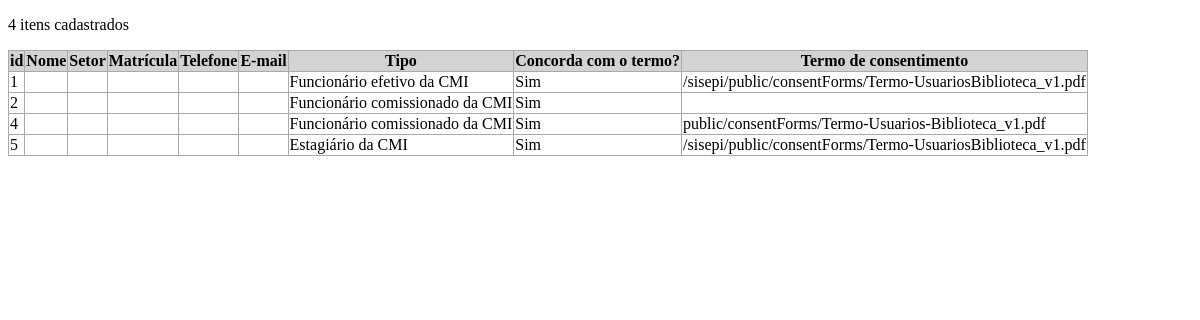
Page /generate/libfulluserstotable.php (signed in) on the earlier database version.
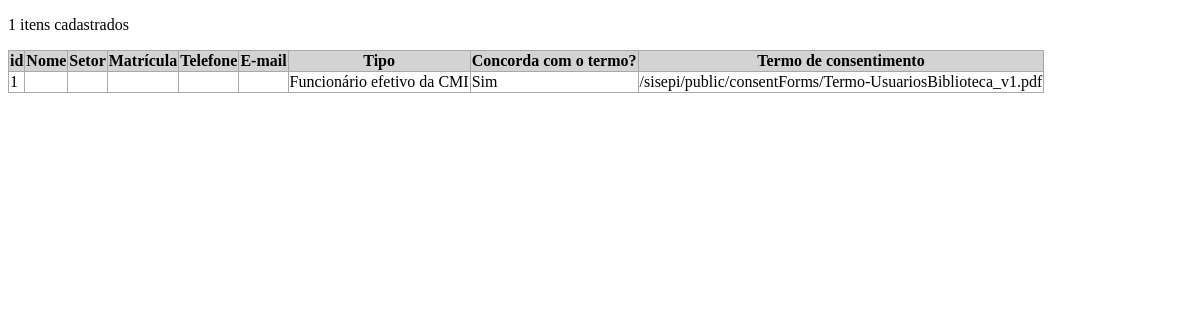
Same page on the later database version.
### tables this page shows
CREATE TABLE `libraryusers` (
  `id` int NOT NULL,
  `name` varbinary(140) NOT NULL,
  `CMI_Department` varbinary(140) DEFAULT NULL,
  `CMI_RegNumber` varbinary(140) DEFAULT NULL,
  `telephone` varbinary(100) DEFAULT NULL,
  `email` varbinary(140) DEFAULT NULL,
  `typeId` int NOT NULL,
  `agreesWithConsentForm` tinyint(1) NOT NULL DEFAULT '0',
  `consentForm` varchar(120) DEFAULT NULL
);

CREATE TABLE `enums` (
  `type` varchar(10) NOT NULL,
  `id` int UNSIGNED NOT NULL,
  `value` varchar(120) NOT NULL
);

### model/database/database.php (called while the page is built, shortened)
<?php
function getDatabaseConfig()
{
	$configs = parse_ini_file($_SERVER['DOCUMENT_ROOT'] . "/sisepi_config.ini");
	return $configs;
}
function getCryptoKey()
{
	return !empty(getenv("CRYPTO_KEY")) ? getenv("CRYPTO_KEY") : getDatabaseConfig()['crypto'];
}

### model/database/libraryusers.database.php (called while the page is built, shortened)
<?php
require_once("database.php");
function buildUsersQuery($baseQuery, $_orderBy, $searchKeywords, $useLimit = true, $exportReportMode = false)
{
	$outputInfos = [ "query" => "", "search" => false ];
	$where = strlen($searchKeywords) > 3 ? "where " : "";
	$orderBy = "";
	switch ($_orderBy)
	{
		case "id": $orderBy = "order by id ASC "; break;
	}
	$limit = $useLimit ? "limit ?, ?" : "";
	$outputInfos["query"] = $baseQuery . $where . $orderBy . $limit;
	return $outputInfos;
}
function getFullUsers($__orderBy, $searchKeywords, $optConnection = null)
{
	$__cryptoKey = getCryptoKey();
	$_orderBy = ($__orderBy === null || $__orderBy === "") ? "id" : $__orderBy;
	$conn = $optConnection ? $optConnection : createConnectionAsEditor();
	$baseQuery = "SELECT libraryusers.id,
	aes_decrypt(name, '$__cryptoKey') as 'Nome',
	aes_decrypt(CMI_Department, '$__cryptoKey') as 'Setor',
	aes_decrypt(CMI_RegNumber, '$__cryptoKey') as 'Matrícula',
	aes_decrypt(telephone, '$__cryptoKey') as 'Telefone',
	aes_decrypt(email, '$__cryptoKey') as 'E-mail',
	enumusertype.value as 'Tipo',
	if(libraryusers.agreesWithConsentForm, 'Sim', 'Não') as 'Concorda com o termo?',
	libraryusers.consentForm as 'Termo de consentimento'
FROM libraryusers
LEFT JOIN enums enumusertype ON enumusertype.type = 'LIBUSRTYPE' AND enumusertype.id = libraryusers.typeId ";
	$infos = buildUsersQuery($baseQuery, $_orderBy, $searchKeywords, false, true);
	$dataRows = null;
	if ($stmt = $conn->prepare($infos["query"]))
	{
		$stmt->execute();
		$result = $stmt->get_result();
		if ($result->num_rows > 0)
		{
			$dataRows = $result->fetch_all(MYSQLI_ASSOC);
		}
	}
	return $dataRows;
}

### includes/common.php (called while the page is built, shortened)
<?php
function hsc($stringData)
{
	return htmlspecialchars($stringData, ENT_NOQUOTES, "UTF-8");
}
?>

### generate/libfulluserstotable.php (the view, shortened to what this page needs)
<?php
require_once("../includes/common.php");
require_once("../model/database/libraryusers.database.php");
$fullUsersDataRows = getFullUsers(($_GET["orderBy"] ?? ""), ($_GET["q"] ?? ""));
$itemsCount = count($fullUsersDataRows);
?>
<!DOCTYPE html>
<html xmlns="http://www.w3.org/1999/xhtml" lang="en">
<head>
</head>
	<body>
		<p><?php echo $itemsCount; ?> itens cadastrados</p>
		<table>
			<thead>
				<tr>
					<?php foreach ($fullUsersDataRows[0] as $h => $v): ?>
					<th><?php echo $h; ?></th>
					<?php endforeach; ?>
				</tr>
			</thead>
			<tbody>
				<?php foreach ($fullUsersDataRows as $dr): ?>
				<tr>
					<?php foreach ($dr as $col => $val): ?>
					<td><?php echo hsc($val); ?></td>
					<?php endforeach; ?>
				</tr>
				<?php endforeach; ?>
			</tbody>
		</table>
	</body>
</html>

Differences in the rows shown:
removed libraryusers: id "2", enums.value "Funcionário comissionado da CMI", val "Sim"
removed libraryusers: id "4", enums.value "Funcionário comissionado da CMI", val "Sim", consentForm "public/consentForms/Termo-Usuarios-Biblioteca_v1.pdf"
removed libraryusers: id "5", enums.value "Estagiário da CMI", val "Sim", consentForm "/sisepi/public/consentForms/Termo-UsuariosBiblioteca_v1.pdf"
Other differences:
$itemsCount: "4" → "1"
